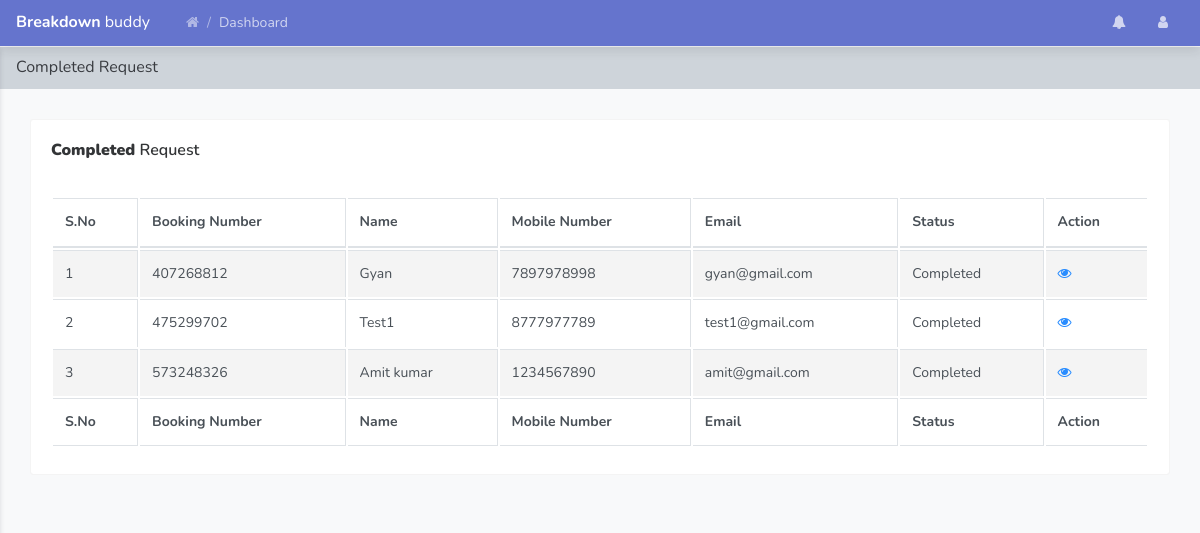
Screenshot of /vehicleassitancems/admin/completed.php (signed in) with the database file from the repository.
### tables this page shows
CREATE TABLE `tblbook` (
  `ID` int(10) NOT NULL,
  `BookingNumber` int(10) DEFAULT NULL,
  `Name` varchar(200) DEFAULT NULL,
  `Email` varchar(200) DEFAULT NULL,
  `PhoneNumber` bigint(10) DEFAULT NULL,
  `PickupLoc` varchar(200) DEFAULT NULL,
  `Destination` varchar(200) DEFAULT NULL,
  `PickupDate` varchar(200) DEFAULT NULL,
  `PickupTime` varchar(200) DEFAULT NULL,
  `DateofRequest` timestamp NOT NULL DEFAULT current_timestamp(),
  `Remark` varchar(200) DEFAULT NULL,
  `Status` varchar(200) DEFAULT NULL,
  `AssignTo` varchar(200) DEFAULT NULL,
  `UpdationDate` timestamp NOT NULL DEFAULT current_timestamp() ON UPDATE current_timestamp()
);

### vehicleassitancems/admin/completed.php (the view, shortened to what this page needs)
<?php
include('includes/dbconnection.php');
if (strlen($_SESSION['vamsaid']==0)) {
  header('location:logout.php');
  } else{
  ?>
<!doctype html>
<html lang="en">
<head>
    <link rel="stylesheet" href="../assets/vendor/themify-icons/themify-icons.css">
    <link rel="stylesheet" href="../assets/vendor/fontawesome/css/font-awesome.min.css">
    <link rel="stylesheet" href="../assets/vendor/jquery-datatable/dataTables.bootstrap4.min.css">
    <link  rel="stylesheet" href="../assets/css/main.css">
</head>
<body class="theme-indigo">
<?php include_once('includes/header.php');?>
    <div class="main_content" id="main-content">
        <div class="page">
            <nav class="navbar navbar-expand-lg navbar-light bg-light">
                <a class="navbar-brand" href="javascript:void(0);">Completed Request</a>
            </nav>
            <div class="container-fluid">
                <div class="row clearfix">
                    <div class="col-lg-12">
                        <div class="card">
                            <div class="header">
                                <h2><strong>Completed</strong> Request </h2>
                            </div>
                            <div class="body">
                                <div class="table-responsive">
                                    <table class="table table-bordered table-striped table-hover js-basic-example dataTable">
                                        <thead>
                                            <tr>
                                               <th>S.No</th>
                                        <th>Booking Number</th>
                                        <th>Name</th>
                                        <th>Mobile Number</th>
                                        <th>Email</th>
                                    <th>Status</th>
                                        <th>Action</th>
                                            </tr>
                                        </thead>
                                        <tfoot>
                                            <tr>
                                              <th>S.No</th>
                                        <th>Booking Number</th>
                                        <th>Name</th>
                                        <th>Mobile Number</th>
                                        <th>Email</th>
                                    <th>Status</th>
                                        <th>Action</th>
                                            </tr>
                                        </tfoot>
                                        <tbody>
                                            <tr>
                                               <?php
$sql="SELECT * from  tblbook where Status='Completed'";
$query = $dbh -> prepare($sql);
$query->execute();
$results=$query->fetchAll(PDO::FETCH_OBJ);
$cnt=1;
if($query->rowCount() > 0)
{
foreach($results as $row)
{               ?>
                                              <td><?php echo htmlentities($cnt);?></td>
                                        <td><?php  echo htmlentities($row->BookingNumber);?></td>
                                        <td><?php  echo htmlentities($row->Name);?></td>
                                        <td><?php  echo htmlentities($row->PhoneNumber);?></td>
                                        <td><?php  echo htmlentities($row->Email);?></td>
                                             <?php if($row->Status==""){ ?>
                     <td><?php echo "Not Updated Yet"; ?></td>
<?php } else { ?>                  <td><?php  echo htmlentities($row->Status);?>
                  </td>
                  <?php } ?>
                                        <td><a href="view-booking-detail.php?editid=<?php echo htmlentities ($row->ID);?>&&bookid=<?php echo htmlentities ($row->BookingNumber);?>"><i class="fa fa-eye" aria-hidden="true"></i></a></td>
                                            </tr>
                                         <?php $cnt=$cnt+1;}} ?>
                                        </tbody>
                                    </table>
                                </div>
                            </div>
                        </div>
                    </div>
                </div>
            </div>
        </div>
    </div>
</body>
</html><?php }  ?>

### rows the page displays
tblbook: BookingNumber "407268812", Name "Gyan", PhoneNumber "7897978998", Email "gyan@gmail.com", Status "Completed"
tblbook: BookingNumber "475299702", Name "Test1", PhoneNumber "8777977789", Email "test1@gmail.com", Status "Completed"
tblbook: BookingNumber "573248326", Name "Amit kumar", PhoneNumber "1234567890", Email "amit@gmail.com", Status "Completed"
